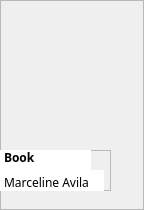
            <widget class="QFrame" name="frame_69">
             <property name="geometry">
              <rect>
               <x>458</x>
               <y>442</y>
               <width>144</width>
               <height>210</height>
              </rect>
             </property>
             <property name="frameShape">
              <enum>QFrame::StyledPanel</enum>
             </property>
             <property name="frameShadow">
              <enum>QFrame::Raised</enum>
             </property>
             <widget class="QLabel" name="label_40">
              <property name="geometry">
               <rect>
                <x>0</x>
                <y>0</y>
                <width>111</width>
                <height>141</height>
               </rect>
              </property>
              <property name="text">
               <string/>
              </property>
              <property name="pixmap">
               <pixmap resource="Resources.qrc">:/images/book-covers/book.png</pixmap>
              </property>
              <property name="scaledContents">
               <bool>true</bool>
              </property>
             </widget>
             <widget class="QFrame" name="frame_70">
              <property name="geometry">
               <rect>
                <x>0</x>
                <y>150</y>
                <width>111</width>
                <height>41</height>
               </rect>
              </property>
              <property name="frameShape">
               <enum>QFrame::StyledPanel</enum>
              </property>
              <property name="frameShadow">
               <enum>QFrame::Raised</enum>
              </property>
              <widget class="QPlainTextEdit" name="plainTextEdit_75">
               <property name="geometry">
                <rect>
                 <x>0</x>
                 <y>0</y>
                 <width>91</width>
                 <height>21</height>
                </rect>
               </property>
               <property name="styleSheet">
                <string notr="true">font-weight: bold;
font-family: Baloo 2;
background: white;</string>
               </property>
               <property name="frameShape">
                <enum>QFrame::NoFrame</enum>
               </property>
               <property name="verticalScrollBarPolicy">
                <enum>Qt::ScrollBarAlwaysOff</enum>
               </property>
               <property name="tabChangesFocus">
                <bool>false</bool>
               </property>
               <property name="lineWrapMode">
                <enum>QPlainTextEdit::WidgetWidth</enum>
               </property>
               <property name="plainText">
                <string>The Orange Book</string>
               </property>
               <property name="textInteractionFlags">
                <set>Qt::TextSelectableByKeyboard|Qt::TextSelectableByMouse</set>
               </property>
              </widget>
              <widget class="QPlainTextEdit" name="plainTextEdit_76">
               <property name="geometry">
                <rect>
                 <x>0</x>
                 <y>20</y>
                 <width>104</width>
                 <height>21</height>
                </rect>
               </property>
               <property name="styleSheet">
                <string notr="true">font-family: Baloo 2;
background: white;</string>
               </property>
               <property name="frameShape">
                <enum>QFrame::NoFrame</enum>
               </property>
               <property name="verticalScrollBarPolicy">
                <enum>Qt::ScrollBarAlwaysOff</enum>
               </property>
               <property name="plainText">
                <string>Marceline Avila</string>
               </property>
              </widget>
             </widget>
            </widget>
